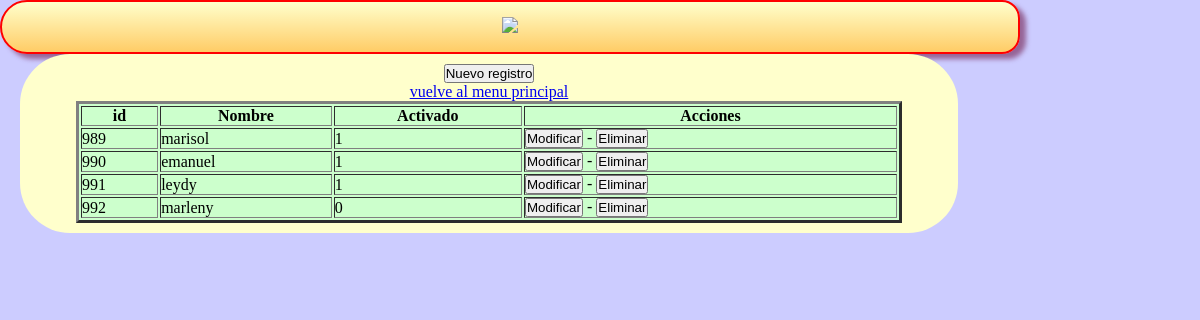
Page /usuario/index.php on the committed database.
### tables this page shows
CREATE TABLE IF NOT EXISTS `usuario` (
  `id` int(11) NOT NULL AUTO_INCREMENT,
  `usuario` varchar(20) DEFAULT NULL,
  `password` varchar(32) DEFAULT NULL,
  `activado` tinyint(1) DEFAULT NULL,
  PRIMARY KEY (`id`),
  UNIQUE KEY `usuario` (`usuario`) USING BTREE
);

### usuario/view/viewClass.php (called while the page is built, shortened)
<?php
class viewClass {
  static public function renderHTML($view, $args = NULL) {
    include_once 'templates/' . $view;
  }
}

### librerias/dataBaseClass.php (called while the page is built, shortened)
<?php
class dataBaseClass {
  static private $host = 'localhost';
  static private $port = 3306,
          $dbname = 'bddesercion',
          $user = 'root',
          $password = '',
          $driver = 'mysql',
          $instance = NULL;
  static public function getInstance() {
    return self::$instance;
  }
  static private function connect() {
    try {
      $dsn = self::$driver
              . ':host='. self::$host
              . ';port=' . self::$port
              . ';dbname=' . self::$dbname;
      self::$instance = new PDO($dsn, self::$user, self::$password);
      return true;
    } catch (PDOException $e) {
      echo $e->getMessage();
    }
  }
}

### usuario/model/modelClass.php (called while the page is built, shortened)
<?php
class modelClass {
  static public function getAll() {
    try {
      $sql = 'SELECT usuario.id, usuario.usuario,usuario.activado FROM usuario';
      return dataBaseClass::getInstance()->query($sql)->fetchAll(PDO::FETCH_ASSOC);
    } catch (PDOException $e) {
      return $e;
    }
  }
}

### usuario/view/templates/index.php (the view, shortened to what this page needs)
<!DOCTYPE html>
<html lang="es" >
      <head>
      <link rel="stylesheet" href="css/miestilo.css">
       </head>
    <body>
       <div id="baseglobal">
       <header id="Encabezados">
       <th><img src="objetos/usuario.gif"> </th>
      </header>
	     <section id="contenido"><center>
         <article>
    <div id="lnkNuevo">
      <a href="index.php?action=create"><button type="submit">Nuevo registro</button></a>
    </div>
     <table border="3" width="90%"bgcolor="#ccffcc" align=center>
      <thead>
        <tr>
		  <th>id</th>
          <th>Nombre</th>
          <th>Activado</th>
          <th>Acciones</th>
        </tr>
      </thead>
      <tbody>
        <?php foreach ($datos as $row): ?>
          <tr>
		    <td><?php echo $row['id'] ?></td>
            <td><?php echo $row['usuario'] ?></td>
            <td><?php echo $row['activado'] ?></td>
            <td><a href="index.php?action=update&amp;id=<?php echo $row['id'] ?>"><button type="submit">Modificar</button></a>
			- <a href="index.php?action=delete&amp;id=<?php echo $row['id'] ?>"><button type="submit">Eliminar</button></a></td>
          </tr>
        <?php endforeach ?>
		<a href="http://localhost/taller2Pradera-leydy/">vuelve al menu principal
      </tbody>
    </table>
  </body>
</html>

### usuario/css/miestilo.css (style rules this page uses)
* { margin:0px; padding:0px; }
header,nav,section,aside,focter,nav { display:block; }
body { text-align: center; background:#ccccff; }
#baseglobal { width:85%; background:#ccccff; }
#Encabezados { background: -webkit-linear-gradient(top,#ffffcc,#ffcc66); background:-moz-linear-gradient(top,#ffffcc,#ffcc66); border: 2px solid red; padding: 15px; color:#66cc33; -moz-border-radius:30px 20px 20px 30px; -webkit-border-radius:30px 20px 20px 30px; border-radius: 30px 20px 20px 30px; -moz-box-shadow:rgb(150,100,150) 6px 5px 5px; -webkit-box-shadow:rgb(150,100,150) 6px 5px 5px; box-shadow:rgb(150,100,150) 6px 5px 5px; }
#contenido { background:#ffffcc; list-style:none; width:90%; padding:10px; float:left; margin-left:20px; -moz-border-radius:50px; -webkit-border-radius:50px; border-radius: 50px; margin-bottom:50px; }

### rows in the picture
usuario: id "989", usuario "marisol", activado "1"
usuario: id "990", usuario "emanuel", activado "1"
usuario: id "991", usuario "leydy", activado "1"
usuario: id "992", usuario "marleny", activado "0"
